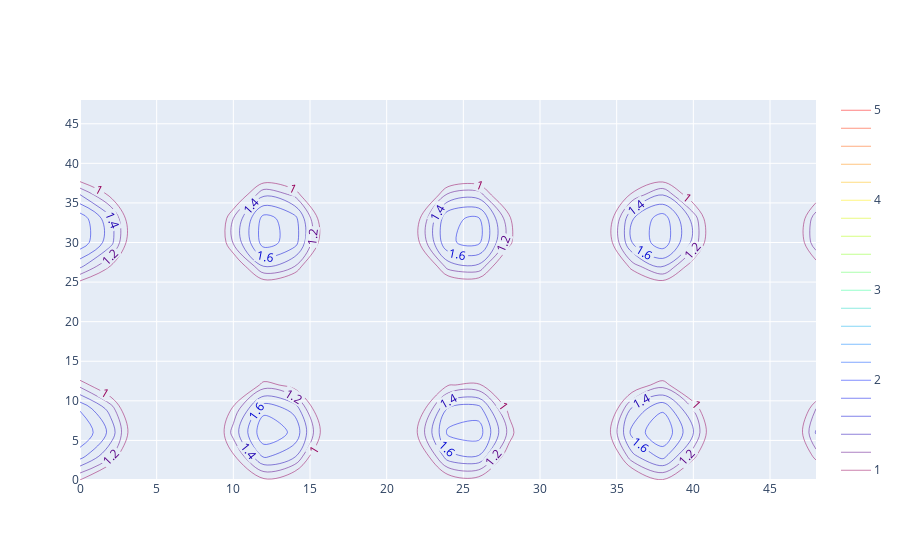

Notebook code cell kept with this figure:
### Code cell
x=np.arange(0, 50, 2)
y=np.arange(0, 50, 3)

[xx, yy]=np.meshgrid(x, y)
z=np.cos(xx / 2) + np.sin(yy / 4)

fig=go.Figure(data=go.Contour(
    x=x, y=y, z=z,
    # cumstom colorscale
    colorscale='rainbow',
    # custom size and range
    contours=dict(
        start=1, end=5, size=0.2,
        # show labels on contour lines
        coloring='lines',
        showlabels=True
    )
))

fig.show()

### Figure 1 — Plotly figure (JSON) as saved in the notebook; plotly's stock layout.template omitted (floating-point values rounded to 4 significant figures; data arrays with more than 128 entries replaced by an {"elided": "..."} marker saying what was removed)
{"data": [{"colorscale": [[0.0, "rgb(150,0,90)"], [0.125, "rgb(0,0,200)"], [0.25, "rgb(0,25,255)"], [0.375, "rgb(0,152,255)"], [0.5, "rgb(44,255,150)"], [0.625, "rgb(151,255,0)"], [0.75, "rgb(255,234,0)"], [0.875, "rgb(255,111,0)"], [1.0, "rgb(255,0,0)"]], "contours": {"coloring": "lines", "end": 5, "showlabels": true, "size": 0.2, "start": 1}, "type": "contour", "x": [0, 2, 4, 6, 8, 10, 12, 14, 16, 18, 20, 22, 24, 26, 28, 30, 32, 34, 36, 38, 40, 42, 44, 46, 48], "y": [0, 3, 6, 9, 12, 15, 18, 21, 24, 27, 30, 33, 36, 39, 42, 45, 48], "z": {"elided": "17x25 float values"}}], "layout": {}}
